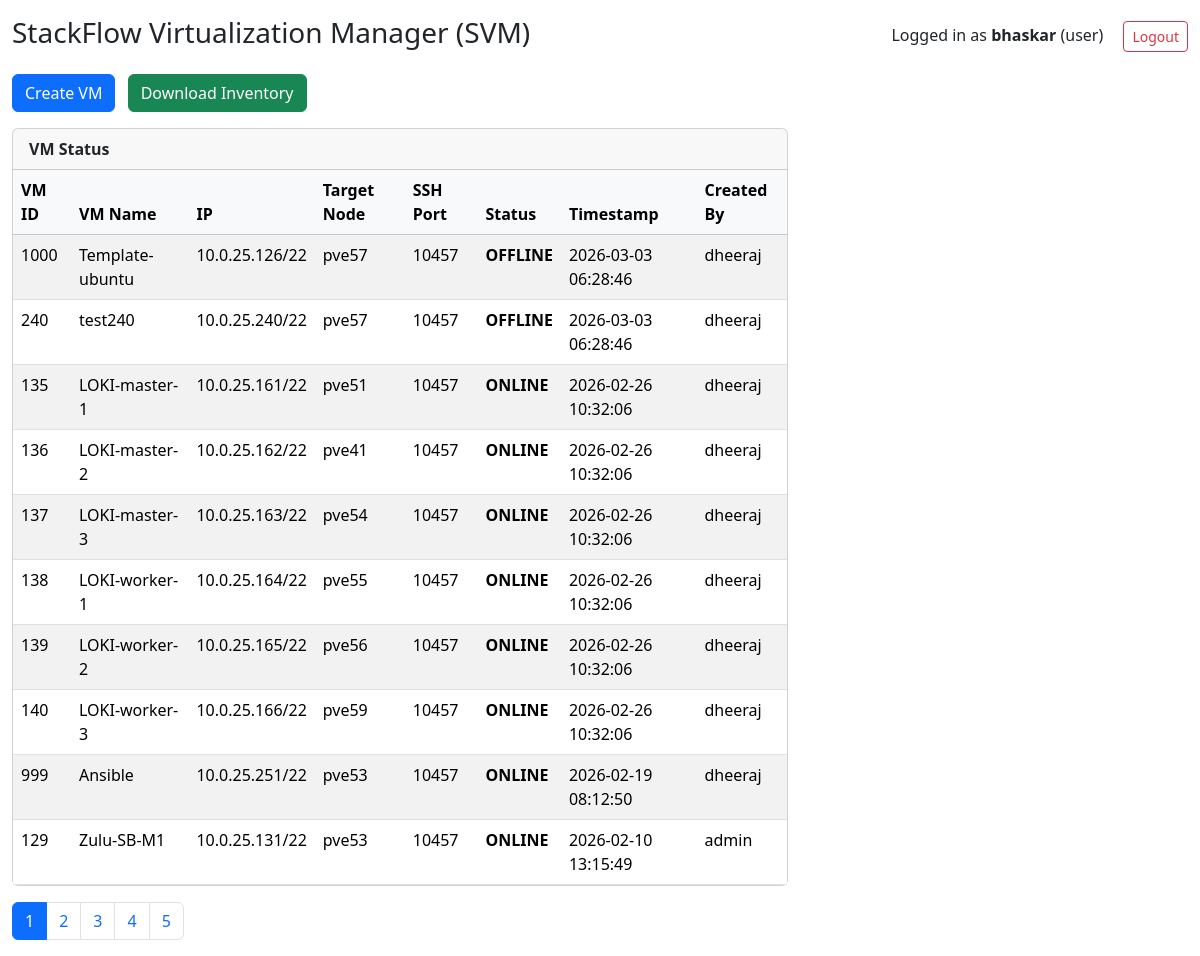
/dashboard (signed in), run on an earlier commit of the app's database.
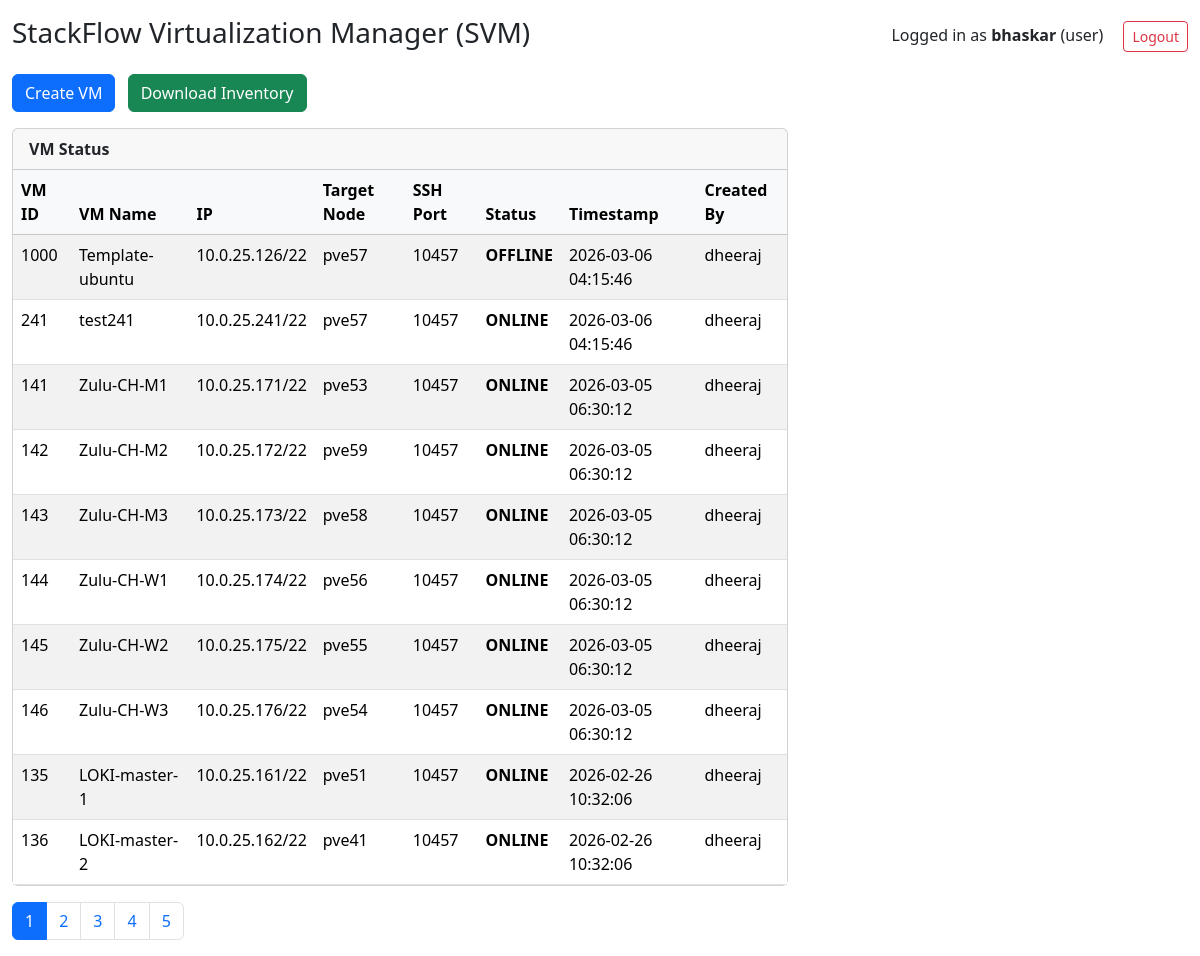
And on a later commit of the database.
### tables this page shows
CREATE TABLE vm_status (
        vmid TEXT PRIMARY KEY,
        vmname TEXT,
        ipaddr TEXT,
        target_node TEXT,
        ssh_port INTEGER,
        ssh_status TEXT,
        timestamp INTEGER,
        created_by TEXT
    , port_status TEXT, ports TEXT, disksize INTEGER DEFAULT 20, master_ip TEXT, cluster_name TEXT, extra_vars TEXT);

### app.py (the view)
@app.route("/dashboard")
@login_required
def dashboard():
    page = int(request.args.get("page", 1))
    per_page = int(request.args.get("per_page", 10))
    offset = (page-1)*per_page
    conn = sqlite3.connect(DB_PATH)
    c = conn.cursor()
    c.execute("SELECT COUNT(*) FROM vm_status")
    total_vms = c.fetchone()[0]
    c.execute(f"""
        SELECT vmid, vmname, ipaddr, target_node,
               ssh_port, ssh_status, timestamp, created_by
        FROM vm_status
        ORDER BY timestamp DESC
        LIMIT {per_page} OFFSET {offset}
    """)
    rows = c.fetchall()
    users = []
    if session["role"] == "admin":
        c.execute("SELECT username, email, role FROM users")
        users = c.fetchall()
    conn.close()
    vms = []
    for r in rows:
        vms.append({
            "vmid": r[0],
            "vmname": r[1],
            "ipaddr": r[2],
            "target_node": r[3],
            "ssh_port": r[4],
            "ssh_status": r[5],
            "timestamp": time.strftime("%Y-%m-%d %H:%M:%S", time.localtime(r[6])),
            "created_by": r[7]
        })
    total_pages = (total_vms + per_page - 1) // per_page
    return render_template(
        "dashboard.html",
        vms=vms,
        users=users,
        role=session["role"],
        username=session["username"],
        page=page,
        per_page=per_page,
        total_pages=total_pages
    )

### app.py (called while the page is built)
def login_required(f):
    @wraps(f)
    def wrap(*args, **kwargs):
        if "username" not in session:
            return redirect(url_for("login"))
        return f(*args, **kwargs)
    return wrap

### templates/dashboard.html (shortened to what this page needs)
<!DOCTYPE html>
<html lang="en">
<head>
<link href="https://cdn.jsdelivr.net/npm/bootstrap@5.3.3/dist/css/bootstrap.min.css" rel="stylesheet">
</head>
<body>
<div class="container-fluid mt-3">
<div class="d-flex justify-content-between align-items-center mb-3">
    <h3>StackFlow Virtualization Manager (SVM)</h3>
    <div>
        <span class="me-3">
            Logged in as <strong>{{ username }}</strong> ({{ role }})
        </span>
        <a href="{{ url_for('logout') }}" class="btn btn-outline-danger btn-sm">Logout</a>
    </div>
</div>
<div class="mb-3">
    <a href="{{ url_for('vm_form') }}" class="btn btn-primary">Create VM</a>
    <a href="{{ url_for('download_inventory') }}" class="btn btn-success ms-2">
        Download Inventory
    </a>
</div>
<div class="row">
<div class="col-md-8">
    <div class="card mb-3">
        <div class="card-header">VM Status</div>
        <div class="card-body p-0">
            <table class="table table-striped table-hover mb-0">
                <thead class="table-light">
                    <tr>
                        <th>VM ID</th>
                        <th>VM Name</th>
                        <th>IP</th>
                        <th>Target Node</th>
                        <th>SSH Port</th>
                        <th>Status</th>
                        <th>Timestamp</th>
                        <th>Created By</th>
                    </tr>
                </thead>
                <tbody>
                {% for vm in vms %}
                    <tr>
                        <td>{{ vm.vmid }}</td>
                        <td>{{ vm.vmname }}</td>
                        <td>{{ vm.ipaddr }}</td>
                        <td>{{ vm.target_node }}</td>
                        <td>{{ vm.ssh_port }}</td>
                        <td class="status-{{ vm.ssh_status }}">{{ vm.ssh_status }}</td>
                        <td>{{ vm.timestamp }}</td>
                        <td>{{ vm.created_by }}</td>
                    </tr>
                {% endfor %}
                </tbody>
            </table>
        </div>
    </div>
    <nav>
      <ul class="pagination">
        {% for p in range(1, total_pages + 1) %}
        <li class="page-item {% if p == page %}active{% endif %}">
            <a class="page-link"
               href="{{ url_for('dashboard', page=p, per_page=per_page) }}">
               {{ p }}
            </a>
        </li>
        {% endfor %}
      </ul>
    </nav>
</div>
</div>
</div>
</body>
</html>

What changed in the data, as far as the page shows it:
removed vm_status: vmid "240", vmname "test240", ipaddr "10.0.25.240/22", target_node "pve57", ssh_port "10457", ssh_status "OFFLINE", timestamp "2026-03-03 06:28:46", created_by "dheeraj"
no longer on this page (row unchanged): vm_status: vmid "137", vmname "LOKI-master-3", ipaddr "10.0.25.163/22", target_node "pve54", ssh_port "10457", ssh_status "ONLINE", timestamp "2026-02-26 10:32:06", created_by "dheeraj"
no longer on this page (row unchanged): vm_status: vmid "138", vmname "LOKI-worker-1", ipaddr "10.0.25.164/22", target_node "pve55", ssh_port "10457", ssh_status "ONLINE", timestamp "2026-02-26 10:32:06", created_by "dheeraj"
no longer on this page (row unchanged): vm_status: vmid "139", vmname "LOKI-worker-2", ipaddr "10.0.25.165/22", target_node "pve56", ssh_port "10457", ssh_status "ONLINE", timestamp "2026-02-26 10:32:06", created_by "dheeraj"
no longer on this page (row unchanged): vm_status: vmid "140", vmname "LOKI-worker-3", ipaddr "10.0.25.166/22", target_node "pve59", ssh_port "10457", ssh_status "ONLINE", timestamp "2026-02-26 10:32:06", created_by "dheeraj"
no longer on this page (row unchanged): vm_status: vmid "999", vmname "Ansible", ipaddr "10.0.25.251/22", target_node "pve53", ssh_port "10457", ssh_status "ONLINE", timestamp "2026-02-19 08:12:50", created_by "dheeraj"
no longer on this page (row unchanged): vm_status: vmid "129", vmname "Zulu-SB-M1", ipaddr "10.0.25.131/22", target_node "pve53", ssh_port "10457", ssh_status "ONLINE", timestamp "2026-02-10 13:15:49", created_by "admin"
changed vm_status "Template-ubuntu": timestamp "2026-03-03 06:28:46" → "2026-03-06 04:15:46"
added vm_status: vmid "241", vmname "test241", ipaddr "10.0.25.241/22", target_node "pve57", ssh_port "10457", ssh_status "ONLINE", timestamp "2026-03-06 04:15:46", created_by "dheeraj"
added vm_status: vmid "141", vmname "Zulu-CH-M1", ipaddr "10.0.25.171/22", target_node "pve53", ssh_port "10457", ssh_status "ONLINE", timestamp "2026-03-05 06:30:12", created_by "dheeraj"
added vm_status: vmid "142", vmname "Zulu-CH-M2", ipaddr "10.0.25.172/22", target_node "pve59", ssh_port "10457", ssh_status "ONLINE", timestamp "2026-03-05 06:30:12", created_by "dheeraj"
added vm_status: vmid "143", vmname "Zulu-CH-M3", ipaddr "10.0.25.173/22", target_node "pve58", ssh_port "10457", ssh_status "ONLINE", timestamp "2026-03-05 06:30:12", created_by "dheeraj"
added vm_status: vmid "144", vmname "Zulu-CH-W1", ipaddr "10.0.25.174/22", target_node "pve56", ssh_port "10457", ssh_status "ONLINE", timestamp "2026-03-05 06:30:12", created_by "dheeraj"
added vm_status: vmid "145", vmname "Zulu-CH-W2", ipaddr "10.0.25.175/22", target_node "pve55", ssh_port "10457", ssh_status "ONLINE", timestamp "2026-03-05 06:30:12", created_by "dheeraj"
added vm_status: vmid "146", vmname "Zulu-CH-W3", ipaddr "10.0.25.176/22", target_node "pve54", ssh_port "10457", ssh_status "ONLINE", timestamp "2026-03-05 06:30:12", created_by "dheeraj"
